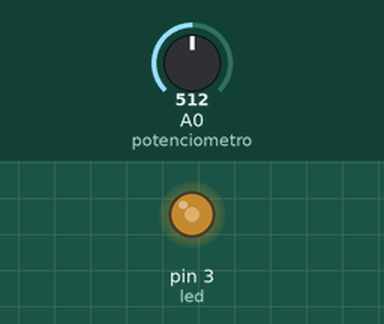
Bench run of a sketch on a simulated Arduino Uno, built with avr-gcc and run on an emulated ATmega328P. Shown: output pins drawn as LEDs (lit = HIGH). The inputs (shaded band) are chosen by the test bench; at power-on: A0 (potenciometro) = 512.

Above: at 1.2 s.
1.3 s: A0 (potenciometro) set to 716
At 2.5 s:
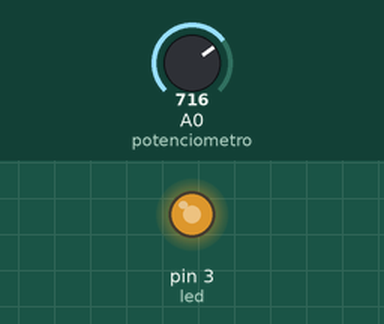
2.8 s: A0 (potenciometro) set to 900
At 3.9 s:
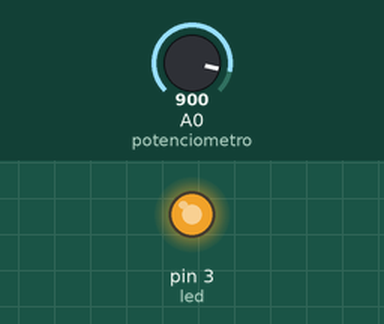
4.3 s: A0 (potenciometro) set to 122
At 5.0 s:
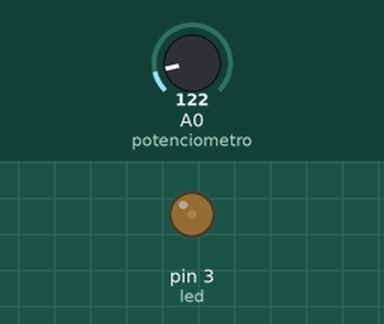
5.8 s: A0 (potenciometro) set to 0
At 6.2 s:
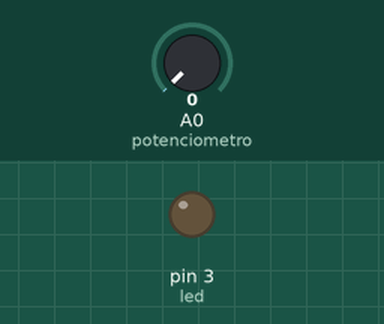
7.3 s: A0 (potenciometro) set to 511
At 8.5 s:
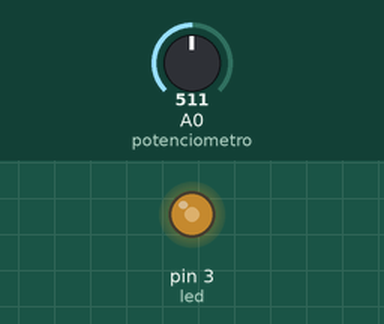
Timing chart, 0 to 9.8 s (numbered marks = the images above; inputs shaded):
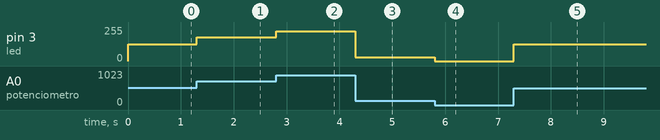

Measured:
- after the input at 1.3 s, pin 3 (led): 127/255 → 178/255 at once
- after the input at 2.8 s, pin 3 (led): 178/255 → 224/255 at once
- after the input at 4.3 s, pin 3 (led): 224/255 → 30/255 at once
- after the input at 5.8 s, pin 3 (led): 30/255 → 0/255 at once
- after the input at 7.3 s, pin 3 (led): 0/255 → 127/255 at once

The sketch:

practica4-2.ino
```cpp
int led =3;
int potenciometro =A0;
float senal;
int brillo;


void setup() {
  pinMode(led, OUTPUT);
  pinMode(potenciometro,INPUT);

}

void loop() {
 senal=analogRead(potenciometro);
 brillo=map(senal, 0, 1023, 0 , 255);
 analogWrite(led, brillo);

}
```
